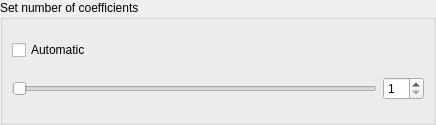
<?xml version="1.0" encoding="UTF-8"?>
<ui version="4.0">
 <class>BackgroundCoefWidget</class>
 <widget class="QWidget" name="BackgroundCoefWidget">
  <property name="geometry">
   <rect>
    <x>0</x>
    <y>0</y>
    <width>436</width>
    <height>125</height>
   </rect>
  </property>
  <property name="windowTitle">
   <string>Form</string>
  </property>
  <layout class="QVBoxLayout" name="verticalLayout_2">
   <property name="leftMargin">
    <number>0</number>
   </property>
   <property name="topMargin">
    <number>0</number>
   </property>
   <property name="rightMargin">
    <number>0</number>
   </property>
   <property name="bottomMargin">
    <number>0</number>
   </property>
   <item>
    <widget class="QGroupBox" name="groupBox">
     <property name="title">
      <string>Set number of coefficients</string>
     </property>
     <layout class="QVBoxLayout" name="verticalLayout_3">
      <item>
       <widget class="QCheckBox" name="checkBox">
        <property name="text">
         <string>Automatic</string>
        </property>
       </widget>
      </item>
      <item>
       <layout class="QHBoxLayout" name="horizontalLayout">
        <item>
         <widget class="QSlider" name="coefSlider">
          <property name="minimum">
           <number>1</number>
          </property>
          <property name="pageStep">
           <number>2</number>
          </property>
          <property name="orientation">
           <enum>Qt::Horizontal</enum>
          </property>
         </widget>
        </item>
        <item>
         <widget class="QSpinBox" name="coefSpinBox">
          <property name="minimum">
           <number>1</number>
          </property>
         </widget>
        </item>
       </layout>
      </item>
     </layout>
    </widget>
   </item>
  </layout>
 </widget>
 <resources/>
 <connections/>
</ui>
